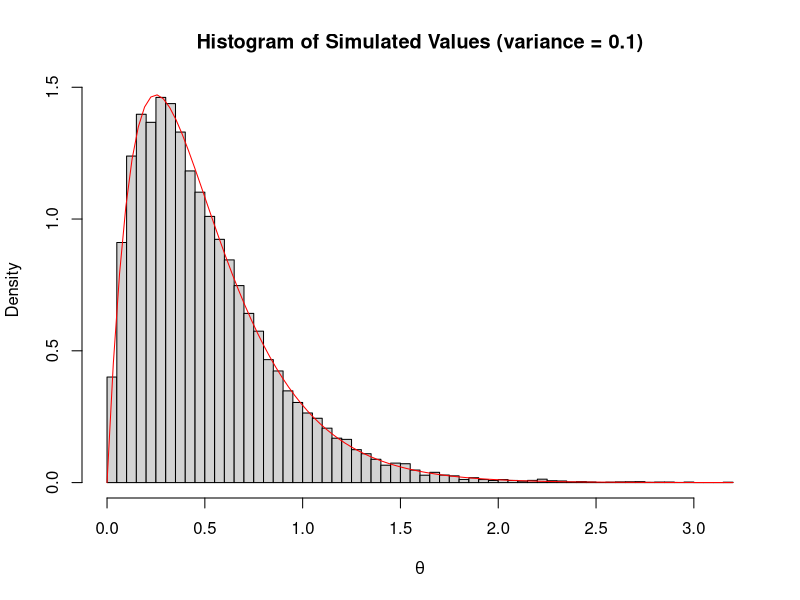
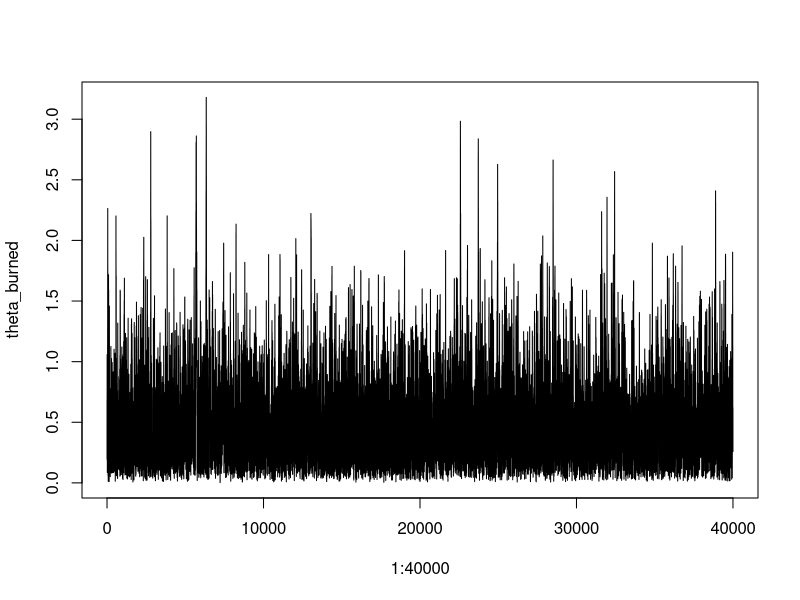
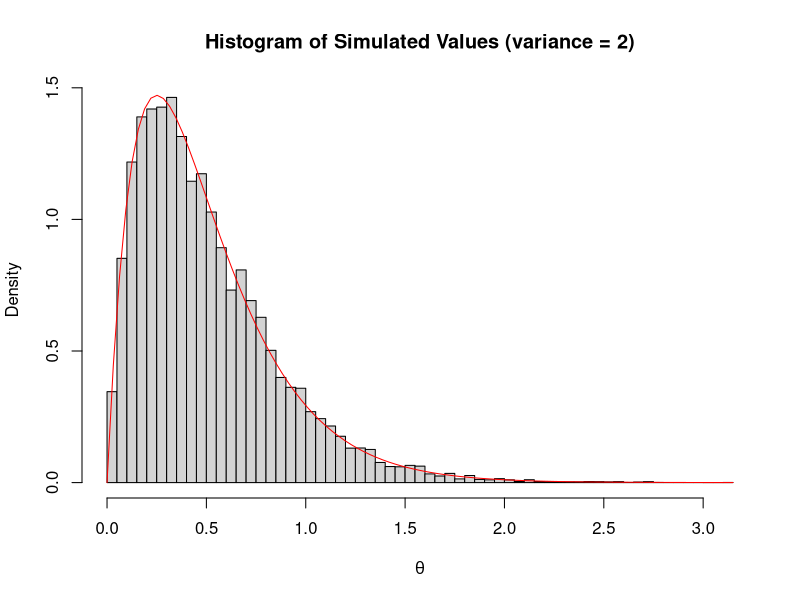
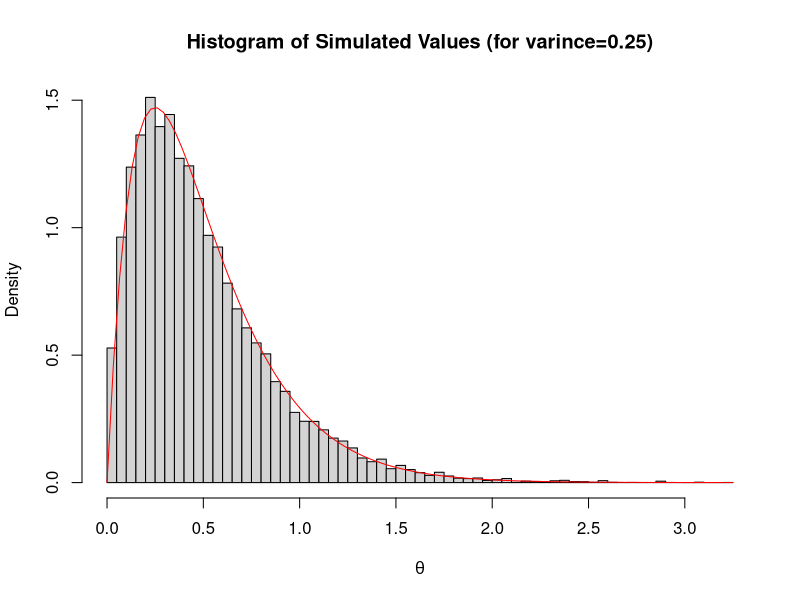
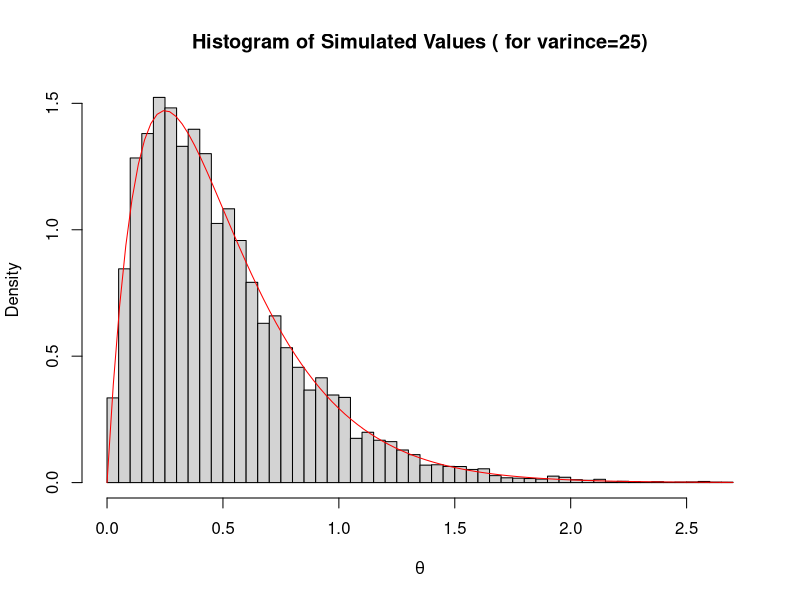
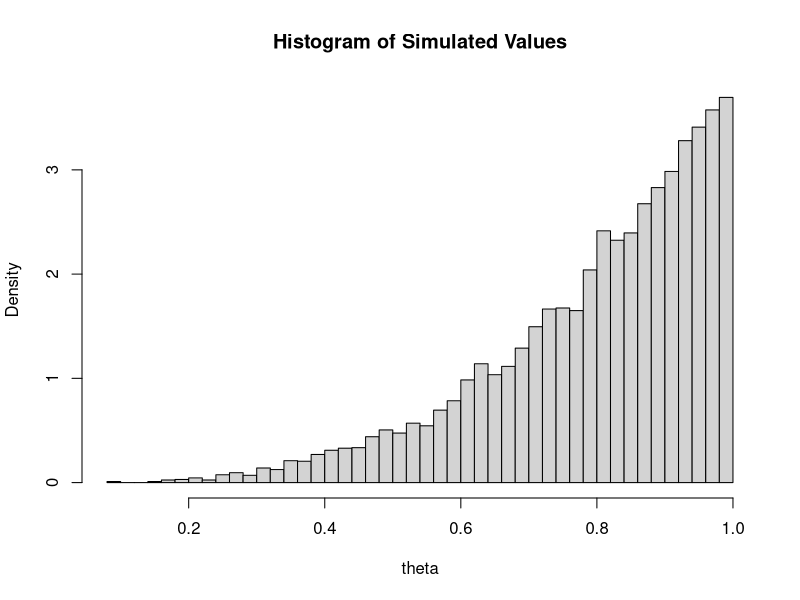

Write R code to recreate these figures, in order.
## ---- chunk 1
# Put any libraries you load here so 
# they do not end up getting printed in the 
# compiled file 
knitr::opts_chunk$set(echo = TRUE)
library(tidyverse)
library(palmerpenguins)
## ---- chunk 2
# Define the integral function
exact_function <- function(theta) {
  numerator <- theta^6 * exp(-theta^2 - theta^3 - 2*theta)
  denominator <- 1 + 3*theta^2
  return(numerator / denominator)
}

# Perform numerical integration
actual_result <- integrate(exact_function, lower = 0, upper = Inf)
cat("The actual value of the integral is:", actual_result$value)

# Integral approximation when $g(\theta)$ follows exp(1) 
g_theta<-rexp(10000,1)
samples_h_theta<- g_theta^6*exp(-g_theta^2-g_theta^3-g_theta)/(1+3*g_theta^2)
mean_samples_h_theta<-mean(samples_h_theta)
cat("The  approximate value of the integral is:", mean_samples_h_theta)
## ---- chunk 3
# Integral approximation when $g(\theta)$ follows gamma(1,2) 
g_theta<-rgamma(10000,shape=7,rate=2)
samples_h_theta<-(gamma(7)/128)*exp(-g_theta^2-g_theta^3)/((1+3*g_theta^2))
mean_samples_h_theta<-mean(samples_h_theta)
cat("The  approximate value of the integral is:", mean_samples_h_theta)
## ---- chunk 4
# Define the integral function
exact_function <- function(theta) {
  numerator <- log(theta)
  denominator <- 2 + theta^2
  return(numerator / denominator)
}

# Perform numerical integration
actual_result <- integrate(exact_function, lower = 1.5, upper = 6)
cat("The actual value of the integral is:", actual_result$value)

# Integral approximation when $g(\theta)$ follows exp(1) 
g_theta<-runif(10000,1.5, 6)
samples_h_theta<- (4.5*log(g_theta))/(2+g_theta^2)
mean_samples_h_theta<-mean(samples_h_theta)
cat("The  approximate value of the integral is:", mean_samples_h_theta)
## ---- chunk 5
set.seed(1234)
alpha <- 2
beta <- 4

# Define the target density function
target_dist <- function(x) {
  dgamma(x, shape = alpha, rate = beta)
}

# True mean of target distribution
true_mean <- alpha / beta
cat("True mean of target distribution:", true_mean, "\n")



# Metropolis-Hastings MCMC algorithm
mcmc <- function(init_theta, iterations, proposal_sd) {
  theta <- numeric(iterations)
  theta[1] <- init_theta
  accepted_proposal <- 0
  
  for (i in 2:iterations) {
    generate_theta <- rnorm(1, mean = theta[i - 1], sd = proposal_sd)
    proposed_target_dist <- target_dist(generate_theta)
    current_target_dist <- target_dist(theta[i - 1])
    acceptance_ratio <- proposed_target_dist / current_target_dist
    
    if (runif(1) < acceptance_ratio) {
      theta[i] <- generate_theta
      accepted_proposal <- accepted_proposal + 1
    } else {
      theta[i] <- theta[i - 1]
    }
  }
  
  return(list(theta = theta, accepted_proposal = accepted_proposal))
}

#  using proposal variance = 0.1
# Set parameters
init_theta <- 1
iterations <- 50000
proposed_std <- sqrt(0.1)

# Run the MCMC algorithm
results <- mcmc(init_theta, iterations, proposed_std)
all_gen_theta <- results$theta
approx_mean<-mean(all_gen_theta)
acceptance_rate <- results$accepted_proposal / (iterations)

cat("Approximate mean:", approx_mean, "\n")
cat("Acceptance rate:", acceptance_rate, "\n")

burn_in <- 10000
theta_burned <- results$theta[(burn_in + 1):iterations]
head(theta_burned)
estimated_mean <- mean(theta_burned)
cat("Estimated mean (variance = 0.1):", estimated_mean, "\n")

# Plot the histogram of the remaining sampled values
hist(theta_burned, breaks = 50, probability = TRUE
     , main = "Histogram of Simulated Values (variance = 0.1)"
     , xlab = expression(theta))
curve(dgamma(x, shape = 2, rate = 4), add = TRUE, col = "red")


plot(1:40000,theta_burned, "l")



# using proposal variance = 2
# Set parameters
init_theta <- 1
iterations <- 50000
proposed_std <- sqrt(2)

# Run the MCMC algorithm
results <- mcmc(init_theta, iterations, proposed_std)
all_gen_theta <- results$theta
approx_mean<-mean(all_gen_theta)
acceptance_rate <- results$accepted_proposal / (iterations)

cat("Approximate mean:", approx_mean, "\n")
cat("Acceptance rate:", acceptance_rate, "\n")

burn_in <- 10000
theta_burned <- results$theta[(burn_in + 1):iterations]
estimated_mean <- mean(theta_burned)
cat("Estimated mean (variance = 2):", estimated_mean, "\n")

# Plot the histogram of the remaining sampled values
hist(theta_burned, breaks = 50, probability = TRUE
     , main = "Histogram of Simulated Values (variance = 2)"
     , xlab = expression(theta))
curve(dgamma(x, shape = 2, rate = 4), add = TRUE, col = "red")

## ---- chunk 6
set.seed(1234)
alpha <- 2
beta <- 4


# True mean of target distribution
true_mean <- alpha / beta
cat("True mean of target distribution:", true_mean, "\n")



# Metropolis-Hastings MCMC algorithm
mcmc <- function(init_theta, iterations, proposal_sd) {
  theta <- numeric(iterations)
  theta[1] <- init_theta
  accepted_proposal <- 0
  
  for (i in 2:iterations) {
    generate_theta <- rlnorm(1, mean = log(theta[i - 1]), sd = proposal_sd)
    acceptance_ratio<-(dgamma(generate_theta, shape = 2, rate = 4) 
                       * dlnorm(theta[i-1], log(generate_theta)
                                , sqrt(proposed_std))) /
      (dgamma(theta[i-1], shape = 2, rate = 4) 
       * dlnorm(generate_theta, log(theta[i-1]), sqrt(proposed_std)))
    
    if (runif(1) < acceptance_ratio) {
      theta[i] <- generate_theta
      accepted_proposal <- accepted_proposal + 1
    } else {
      theta[i] <- theta[i - 1]
    }
  }
  
  return(list(theta = theta, accepted_proposal = accepted_proposal))
}

#  using proposal variance = 0.25
# Set parameters
init_theta <- 1
iterations <- 50000
proposed_std <- sqrt(.25)

# Run the MCMC algorithm
results <- mcmc(init_theta, iterations, proposed_std)
all_gen_theta <- results$theta
approx_mean<-mean(all_gen_theta)
acceptance_rate <- results$accepted_proposal / (iterations)

cat("Approximate mean:", approx_mean, "\n")
cat("Acceptance rate:", acceptance_rate, "\n")

# Plot the histogram of the sampled values
burn_in <- 10000
theta_burned <- all_gen_theta[(burn_in + 1):iterations]
estimated_mean <- mean(theta_burned)
cat("Estimated mean (for varince=0.25):", estimated_mean, "\n")
hist(theta_burned, breaks = 50, probability = TRUE
     , main = "Histogram of Simulated Values (for varince=0.25)"
     , xlab = expression(theta))
curve(dgamma(x, shape = 2, rate = 4), add = TRUE, col = "red")

# using proposal variance = 25
# Set parameters
init_theta <- 1
iterations <- 50000
proposed_std <- sqrt(25)

# Run the MCMC algorithm
results <- mcmc(init_theta, iterations, proposed_std)
all_gen_theta <- results$theta
approx_mean<-mean(all_gen_theta)
acceptance_rate <- results$accepted_proposal / (iterations)

cat("Approximate mean:", approx_mean, "\n")
cat("Acceptance rate:", acceptance_rate, "\n")

# Plot the histogram of the sampled values
burn_in <- 10000
theta_burned <- all_gen_theta[(burn_in + 1):iterations]
estimated_mean <- mean(theta_burned)
cat("Estimated mean (for varince=25):", estimated_mean, "\n")
hist(theta_burned, breaks = 50, probability = TRUE
     , main = "Histogram of Simulated Values ( for varince=25)"
     , xlab = expression(theta))
curve(dgamma(x, shape = 2, rate = 4), add = TRUE, col = "red")


## ---- chunk 7
# Define the integral function
exact_function <- function(theta) {
  theta^3
}

# Perform numerical integration
result <- integrate(exact_function, lower = 0, upper = 1)
integral_value=result$value
c_result=1/integral_value
cat("The value of the c is:", c_result)

## ---- chunk 8
set.seed(123)
# Number of observations
n <- 10000
# Generate uniform random numbers
u <- runif(n)
# Apply the inverse CDF to generate observations
observations_inverse_cdf <- u^(1/4)
hist(observations_inverse_cdf, breaks = 50, probability = TRUE
     , main = "Histogram of Simulated Values"
     , xlab = "theta")
## ---- chunk 9
# Set the seed for reproducibility
set.seed(123)

# Number of observations required
n <- 10000

# Initialize vector for accepted samples
observations_rejection <- numeric(n)

# Counter for the number of accepted samples
accepted <- 0

# Counter for the number of trials
trials <- 0

while (accepted < n) {
  # Generate candidate from proposal distribution (uniform in (0, 1))
  theta_candidate <- runif(1)
  
  # Generate uniform random number for acceptance-rejection criterion
  u <- runif(1)
  
  # Evaluate target density
  f_theta <- 4 * theta_candidate^3
  
  # Evaluate proposal density (uniform, which is 1 in (0, 1))
  g_theta <- 1
  
  # Acceptance-rejection criterion
  if (u < f_theta / (4 * g_theta)) {
    observations_rejection[accepted + 1] <- theta_candidate
    accepted <- accepted + 1
  }
  
  trials <- trials + 1
}

# Compute the average number of trials per accepted observation
average_trials <- trials / n
cat("average_trials:", average_trials, "\n")
# Display the first few observations
cat("Five values of observations_rejection:", head(observations_rejection), "\n")
## ---- chunk 10
# Empirical mean, variance, and 60% quantile for inverse CDF method
mean_inverse_cdf <- mean(observations_inverse_cdf)
variance_inverse_cdf <- var(observations_inverse_cdf)
quantile_inverse_cdf <- quantile(observations_inverse_cdf, 0.60)

# Empirical mean, variance, and 60% quantile for rejection sampling
mean_rejection <- mean(observations_rejection)
variance_rejection <- var(observations_rejection)
quantile_rejection <- quantile(observations_rejection, 0.60)

# Print results
cat("Inverse CDF Method:\n")
cat("Mean:", mean_inverse_cdf, "\n")
cat("Variance:", variance_inverse_cdf, "\n")
cat("60% Quantile:", quantile_inverse_cdf, "\n\n")

cat("Rejection Sampling Method:\n")
cat("Mean:", mean_rejection, "\n")
cat("Variance:", variance_rejection, "\n")
cat("60% Quantile:", quantile_rejection, "\n")

